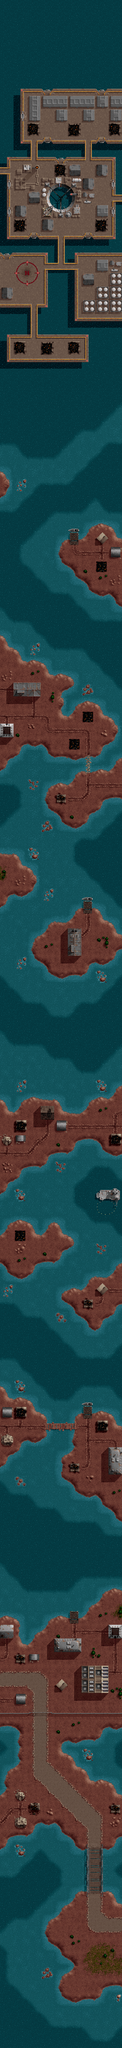

A level layout from a 2D game, rendered from its tile map. Below: a short description, then the map file with its tile-grid data intact:
An orthogonal 9x150 tile map with 32x32 px tiles, 1 tile layer (Capa de patrones 1) and 1 object (ENEMY_1).

<map version="1.2" tiledversion="1.3.1" orientation="orthogonal" renderorder="right-down" compressionlevel="0" width="9" height="150" tilewidth="32" tileheight="32" infinite="0" nextlayerid="3" nextobjectid="4">
 <tileset firstgid="1" source="Tileset.tsx" />
 <layer id="1" name="Capa de patrones 1" width="9" height="150">
  <data encoding="csv">
384,384,384,384,384,384,384,369,384,
384,369,384,384,384,368,384,384,384,
384,384,384,384,369,384,369,384,369,
368,384,368,384,369,384,368,384,384,
384,369,384,384,384,384,384,384,384,
384,384,369,384,384,384,368,384,384,
384,449,450,472,450,450,450,472,450,
384,456,491,477,484,477,484,503,477,
384,470,498,457,503,457,503,457,503,
384,456,420,457,457,404,457,457,420,
384,463,426,473,464,464,426,473,464,
449,450,418,450,472,450,418,450,451,
422,435,436,457,420,483,457,455,458,
470,442,443,452,453,454,455,457,471,
456,457,483,459,460,461,469,457,424,
470,455,457,466,467,468,457,475,471,
456,404,457,455,457,457,457,404,458,
463,464,473,464,426,464,473,464,465,
472,450,450,451,410,449,450,450,450,
457,479,493,424,416,422,457,475,469,
457,486,500,458,384,456,483,457,501,
455,457,457,458,384,456,457,501,501,
464,464,426,465,384,456,501,501,501,
384,384,410,384,384,463,464,464,464,
449,450,418,450,450,450,451,384,368,
456,420,457,404,457,420,458,368,384,
463,464,464,464,464,464,465,384,384,
384,384,384,368,384,384,384,369,384,
369,384,384,369,384,384,384,384,384,
384,384,368,384,369,368,369,384,376,
368,384,384,384,384,384,384,376,389,
369,384,384,368,384,376,377,389,317,
377,378,369,384,376,389,344,370,391,
344,382,377,377,389,344,370,392,368,
117,344,317,344,317,370,392,384,369,
437,169,370,391,391,392,384,368,369,
124,370,392,369,368,384,376,378,384,
391,392,384,376,377,377,389,382,377,
369,384,376,389,345,381,116,445,117,
384,376,389,345,116,388,129,615,127,
384,383,345,121,444,195,191,192,178,
369,390,371,344,123,115,3,337,340,
369,384,390,371,345,123,115,343,210,
369,369,384,390,391,371,123,438,115,
378,384,369,369,369,390,371,345,123,
382,377,378,384,369,369,390,391,391,
117,344,382,378,384,369,384,369,369,
127,117,169,382,377,377,378,384,369,
22,127,445,117,317,344,382,378,369,
210,22,343,127,445,117,317,382,378,
603,448,233,1,113,124,159,317,382,
59,60,610,15,437,116,445,117,345,
352,191,351,194,127,129,337,127,117,
561,3,361,195,191,191,194,353,437,
61,113,438,115,22,337,190,113,124,
113,124,317,123,114,438,295,124,116,
124,345,317,345,317,116,302,445,129,
391,371,149,116,445,129,358,191,191,
369,383,317,444,71,191,284,113,114,
376,389,317,123,115,3,113,124,370,
389,345,345,159,123,438,124,370,392,
317,345,317,344,345,370,391,392,368,
128,117,170,317,345,385,384,369,369,
35,127,117,345,344,382,378,384,368,
49,210,437,121,317,317,382,378,384,
113,438,124,169,344,345,381,382,378,
124,345,317,345,345,116,388,117,382,
344,121,345,116,128,129,190,127,117,
345,344,116,129,58,552,284,2,127,
317,344,444,343,57,402,22,15,113,
345,169,123,115,59,61,113,438,124,
371,317,344,123,438,114,124,170,370,
390,371,344,345,317,345,344,370,392,
384,390,391,371,344,370,391,392,368,
368,369,384,390,391,392,384,384,369,
378,384,369,384,369,384,369,368,384,
382,377,377,378,384,368,384,384,376,
344,121,121,382,377,378,384,376,389,
121,121,344,345,344,382,377,389,344,
344,169,121,344,121,121,344,170,116,
117,116,445,128,117,345,116,445,129,
127,129,58,180,127,128,129,343,193,
339,46,59,610,178,191,191,191,192,
189,176,283,284,3,113,114,115,46,
351,191,284,113,114,124,345,123,438,
319,113,114,124,149,121,370,391,371,
113,124,345,345,121,370,392,369,390,
124,170,344,121,345,385,369,649,650,
344,121,345,121,121,382,378,656,657,
116,445,117,116,117,345,382,377,378,
129,337,127,129,127,117,121,345,382,
339,209,339,3,113,124,344,149,345,
115,343,113,114,124,121,345,344,116,
123,438,124,344,345,344,116,128,129,
169,344,344,121,116,445,129,615,191,
391,371,121,345,123,115,71,196,113,
384,390,391,371,158,123,115,113,124,
368,384,368,390,371,344,123,124,344,
384,369,384,384,390,371,345,121,370,
377,378,368,384,384,390,391,391,392,
121,382,378,384,384,368,384,384,369,
117,170,382,378,384,376,377,377,378,
127,445,117,382,377,389,381,121,382,
178,46,127,117,121,116,388,445,117,
352,351,191,138,139,140,359,46,127,
188,113,438,124,345,444,358,191,194,
113,124,345,344,116,129,190,58,235,
124,121,345,121,122,71,196,57,237,
371,158,121,345,123,115,360,59,61,
390,391,371,345,345,123,438,115,343,
368,384,390,391,371,121,345,123,115,
384,369,369,369,390,391,391,371,123,
368,369,384,384,369,369,369,390,391,
368,384,368,384,384,369,384,368,368,
378,384,384,368,384,368,384,369,384,
382,378,369,384,384,376,377,377,377,
121,382,377,377,377,389,344,116,445,
344,121,344,344,344,344,116,129,33,
445,117,121,116,445,388,129,343,47,
574,120,116,129,3,358,191,603,562,
610,127,129,58,239,241,1,59,610,
196,71,176,59,60,61,15,17,190,
198,198,198,199,22,58,663,664,351,
212,212,201,206,615,57,663,664,2,
191,178,204,206,339,59,60,61,15,
161,161,289,291,161,161,161,161,161,
114,115,204,206,3,343,339,113,438,
371,444,204,206,113,438,114,124,370,
389,444,204,206,127,117,170,121,385,
116,129,204,207,199,127,117,121,382,
444,22,211,201,207,199,127,445,117,
129,189,339,211,201,207,199,339,127,
283,192,72,353,211,201,207,199,71,
284,188,113,438,115,211,201,206,209,
113,114,124,344,123,115,204,206,113,
124,170,370,371,345,123,118,119,124,
121,370,392,390,371,345,125,126,370,
391,392,368,384,383,345,125,126,382,
368,384,369,376,389,116,132,133,117,
369,368,376,389,116,129,204,206,127,
376,377,389,116,129,74,204,207,198,
389,344,121,444,339,3,211,212,212,
371,344,344,123,115,343,29,30,35,
383,121,344,344,123,115,36,301,52,
383,344,345,159,116,129,43,44,44,
390,371,121,345,444,339,74,113,114,
369,390,371,345,123,438,114,124,372,
384,384,390,371,121,345,121,345,344,
369,368,384,390,391,391,371,344,370,
384,368,384,369,384,368,390,391,392
</data>
 </layer>
 <objectgroup id="2" name="Capa de Objetos 1">
  <object id="1" name="ENEMY_1" x="128" y="4448" width="32" height="32" />
 </objectgroup>
</map>